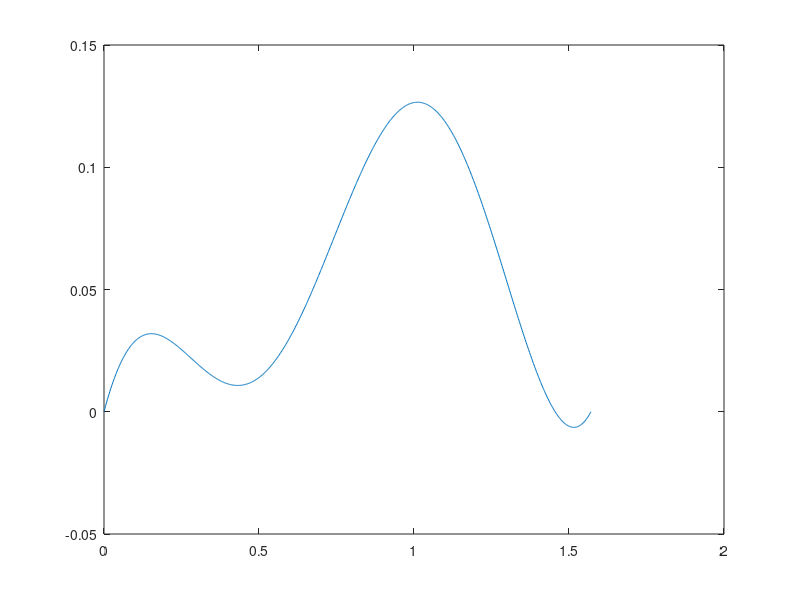

Write the MATLAB code that produced this figure.
clear;

theta=0:pi/2/1000:pi/2;

x=0.6*cos(theta)+0.2*cos(3.0*theta);
y=0.6*sin(theta)-0.2*sin(3.0*theta);

xd=-0.6*sin(theta)-0.6*sin(3.0*theta);
yd=0.6*cos(theta)-0.6*cos(3.0*theta);

x0(1:1001)=1.0;
y0(1:1001)=0.9;

z=(x-x0).*xd+(y-y0).*yd;

plot(theta,z);